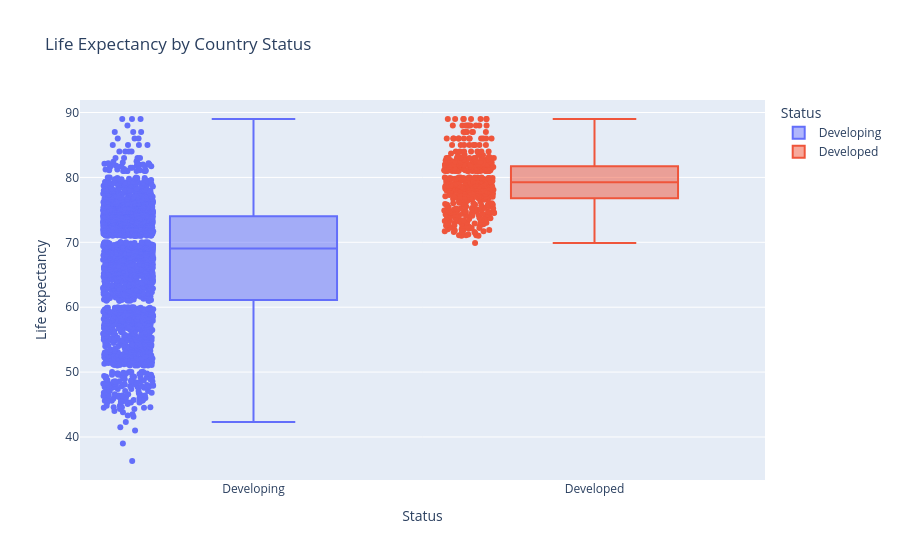

Notebook cell for this chart:
### Markdown cell above
### **Life Expectancy by Country Status**

### Code cell
fig = px.box(df, x="Status", y="Life expectancy", 
             color="Status",
             title="Life Expectancy by Country Status",
             points="all")
fig.show()

### Figure 1 — Plotly figure (JSON) as saved in the notebook; plotly's stock layout.template omitted (floating-point values rounded to 4 significant figures; data arrays with more than 128 entries replaced by an {"elided": "..."} marker saying what was removed)
{"data": [{"alignmentgroup": "True", "boxpoints": "all", "hovertemplate": "Status=%{x}<br>Life expectancy=%{y}<extra></extra>", "legendgroup": "Developing", "marker": {"color": "#636efa"}, "name": "Developing", "notched": false, "offsetgroup": "Developing", "orientation": "v", "showlegend": true, "type": "box", "x": {"elided": "2426 str values"}, "x0": " ", "xaxis": "x", "y": {"elided": "2426 float values"}, "y0": " ", "yaxis": "y"}, {"alignmentgroup": "True", "boxpoints": "all", "hovertemplate": "Status=%{x}<br>Life expectancy=%{y}<extra></extra>", "legendgroup": "Developed", "marker": {"color": "#EF553B"}, "name": "Developed", "notched": false, "offsetgroup": "Developed", "orientation": "v", "showlegend": true, "type": "box", "x": {"elided": "512 str values"}, "x0": " ", "xaxis": "x", "y": {"elided": "512 float values"}, "y0": " ", "yaxis": "y"}], "layout": {"boxmode": "overlay", "legend": {"title": {"text": "Status"}, "tracegroupgap": 0}, "title": {"text": "Life Expectancy by Country Status"}, "xaxis": {"anchor": "y", "categoryarray": ["Developing", "Developed"], "categoryorder": "array", "domain": [0, 1], "title": {"text": "Status"}}, "yaxis": {"anchor": "x", "domain": [0, 1], "title": {"text": "Life expectancy"}}}}
